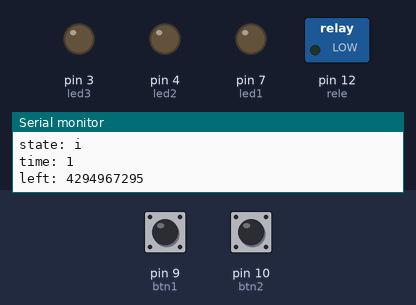
Recording of a sketch running on a simulated Arduino Uno, built with avr-gcc and run on an emulated ATmega328P. Parts: switched loads named in the sketch (green lamp = pin HIGH), output pins drawn as LEDs (lit = HIGH), the last lines printed to the serial monitor. Inputs (shaded band) come from the test bench; at power-on: pin 9 (btn1) LOW, pin 10 (btn2) LOW.

Above: at 1.2 s.
1.3 s: pin 9 (btn1) pulled HIGH for 3.2 s
At 5.4 s:
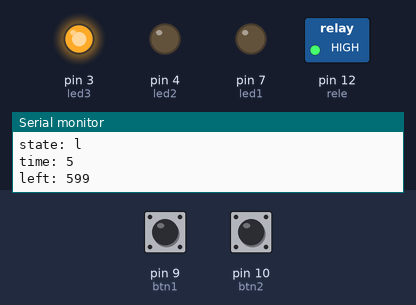
6.0 s: pin 9 (btn1) pulled HIGH for 1 s
At 8.1 s:
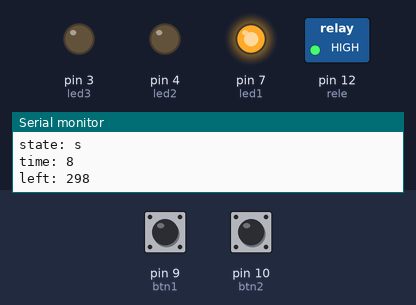
8.5 s: pin 9 (btn1) pulled HIGH for 3.2 s
At 11.1 s:
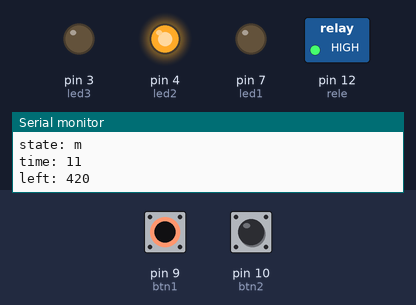
13.2 s: pin 10 (btn2) pulled HIGH for 0.15 s
At 14.4 s:
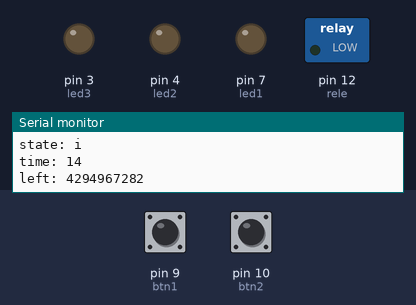
Timing chart, 0 to 15.8 s (numbered marks = the images above; inputs shaded):
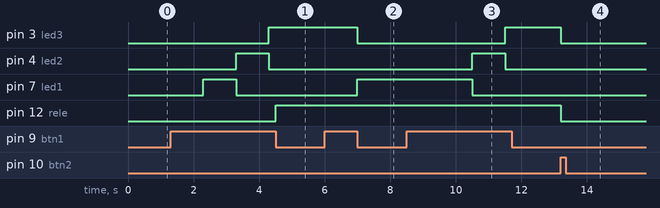

The sketch:

main.ino
```cpp
/*
 * Coded by Eric Santos and hosted on https://github.com/ericsantosbr/Lavadora
 *
 *
 * This program intends to replace mechanical rotary timers on wash machines, but can replace anything else that you can imagine
 *
 *
 *
 *
 *
 *
 */

// Input and output ports declaration
int btn1 = 9;
int btn2 = 10;
int led1 = 7;
int led2 = 4;
int led3 = 3;
int rele = 12;

int cycles = 0;

// Wash periods declared in minutes
const int shortWash = 1;
const int mediumWash = 2;
const int longWash = 3;

bool counting = false;

unsigned long baseMillis = 0;
unsigned long cycleRefresh = (unsigned long) 100;

unsigned long endOfWash = 0;

/*
 * Available states:
 *  's' = short wash
 *  'm' = medium wash
 *  'l' = long wash
 *  'i' = idle
 *
 */

char state = 'i';

// Interval between debug serial writes
unsigned long nextSerialWrite = (unsigned long) 0;

void setup() {
  pinMode(led1, OUTPUT);
  pinMode(led2, OUTPUT);
  pinMode(led3, OUTPUT);
  pinMode(btn1, INPUT);
  pinMode(rele, OUTPUT);

  Serial.begin(115200);

  nextSerialWrite = millis() + (unsigned long) 1000;

}

void loop() {
  // stops the machine
  if(digitalRead(btn2)){
    state = 'i';

    counting = false;
    cycles = 0;

    baseMillis = 0;

    endOfWash = 0;
  }

  // interprets the button presses
  if(digitalRead(btn1)){
    counting = true;

    if(baseMillis == (unsigned long) 0){
      baseMillis = millis();
    }

    cycles = (millis() - baseMillis) / 1000;

    if(cycles >= longWash){
      endOfWash = millis() + (60000 * 10);
      state = 'l';

      digitalWrite(led1, LOW);
      digitalWrite(led2, LOW);
      digitalWrite(led3, HIGH);
    }

    else if(cycles >= mediumWash && cycles <= longWash){
      endOfWash = millis() + (60000 * 7);
      state = 'm';

      digitalWrite(led1, LOW);
      digitalWrite(led2, HIGH);
      digitalWrite(led3, LOW);
    }

    else if(cycles >= shortWash && cycles <= mediumWash){
      endOfWash = millis() + (60000 * 5);
      state = 's';

      digitalWrite(led1, HIGH);
      digitalWrite(led2, LOW);
      digitalWrite(led3, LOW);
    }

  }

  else{
    counting = false;
    cycles = 0;

    baseMillis = 0;
  }


  if(counting == false){
    if(state == 'i'){
      digitalWrite(led1, LOW);
      digitalWrite(led2, LOW);
      digitalWrite(led3, LOW);

      digitalWrite(rele, LOW);
    }

    if(state == 's'){
      digitalWrite(led1, HIGH);
      digitalWrite(led2, LOW);
      digitalWrite(led3, LOW);

      digitalWrite(rele, HIGH);
    }

    if(state == 'm'){
      digitalWrite(led1, LOW);
      digitalWrite(led2, HIGH);
      digitalWrite(led3, LOW);

      digitalWrite(rele, HIGH);
    }

    if(state == 'l'){
      digitalWrite(led1, LOW);
      digitalWrite(led2, LOW);
      digitalWrite(led3, HIGH);

      digitalWrite(rele, HIGH);
    }
    // updates the timer in hope to stop the machine
    if(state != 'i'){
      if(millis() >= endOfWash){
        state = 'i';

        counting = false;
        cycles = 0;

        baseMillis = 0;
      }

    }
  }

  if(millis() >= nextSerialWrite){
    nextSerialWrite = millis() + 1000;

    Serial.print("\ncycle: ");
    Serial.print(cycles);
    Serial.print("\nstate: ");
    Serial.print(state);
    Serial.print("\ntime: ");
    Serial.print(millis() / 1000);
    Serial.print("\nleft: ");
    Serial.print((endOfWash / 1000) - (millis() / 1000));
  }
}
```

Measured:
- after the input at 1.3 s, pin 3 (led3): LOW → HIGH after 3.0 s; pin 4 (led2): LOW → HIGH after 2.0 s, → LOW 1.0 s later; pin 7 (led1): LOW → HIGH after 1.0 s, → LOW 1.0 s later; pin 12 (rele): LOW → HIGH after 3.2 s
- after the input at 6.0 s, pin 3 (led3): HIGH → LOW after 1.0 s; pin 7 (led1): LOW → HIGH after 1.0 s
- after the input at 8.5 s, pin 3 (led3): LOW → HIGH after 3.0 s; pin 4 (led2): LOW → HIGH after 2.0 s, → LOW 1.0 s later; pin 7 (led1): HIGH → LOW after 2.0 s
- after the input at 13.2 s, pin 3 (led3), pin 12 (rele): HIGH → LOW at once
